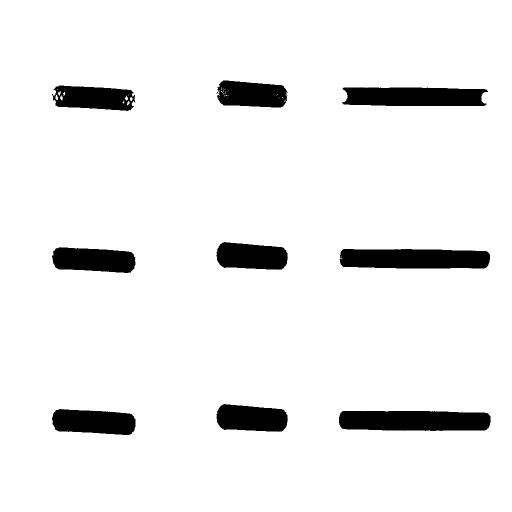
#> input picture data/tif/cdstent_.tif, 1024 x 1024 px (shown at 1/2 size); the run also reads 2 pictures not shown here
$ jupyter execute --allow-errors 'draft_noise_analysis_ copy.ipynb'
#> lines starting #> are read from the running program, lines starting #| are printed output that depends on the picture; long printed decimals are rounded
### noise.py

import numpy as np
from PIL import Image
import skimage.io as sk


def get_tif(path):
#> called with path = 'data/tif/cdstent_.tif'
    return sk.imread(path, plugin="tifffile")*1.
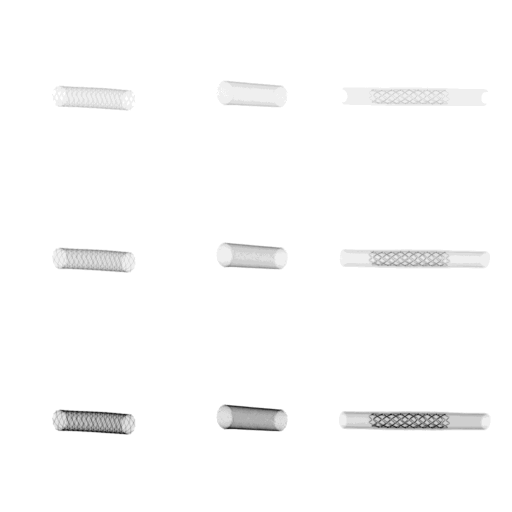
#> returned value: shape (1024, 1024) float64 (shown at 1/2 size); min 2032, max 2048, mean 2047.8; drawn with min black and max white


def noise_gaussin(im, mean=0, std=4):
#> called with mean = 0, std = 4
    return im + np.random.normal(mean, std, size=im.shape)
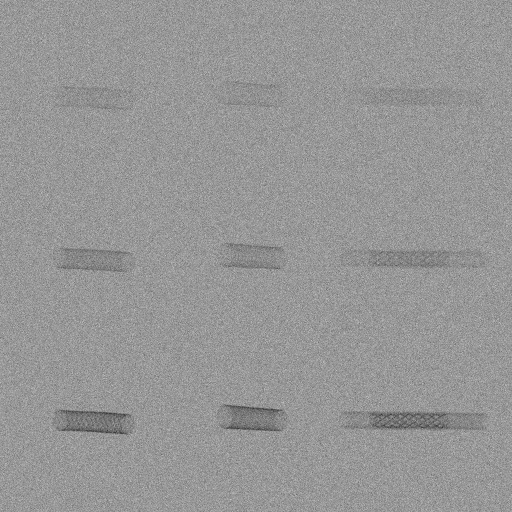
#> returned value: shape (1024, 1024) float64 (shown at 1/2 size); min 2020.1, max 2066.9, mean 2047.8; drawn with min black and max white

### draft_noise_analysis_ copy.ipynb
[cell 1]
import os
import numpy as np
from PIL import Image
from matplotlib import pyplot as plt
import scipy.stats as stats
import copy
import skimage.io as sk
import noise #jean's final work

# Final Results

[cell 2]
arrray_tif = noise.get_tif("data/tif/cdstent_.tif")
noised_arrray_tif = noise.noise_gaussin(arrray_tif)
plt.imshow(noised_arrray_tif, cmap='gray')
plt.colorbar()

# Draft Workspace

[cell 3]
im =  Image.open("data/tif/cdstent_.tif")
im = sk.imread("data/tif/cdstent_.tif", plugin="tifffile")*1.
im.dtype

[cell 4]
plt.imshow(im- np.mean(im), cmap='gray')
plt.colorbar()
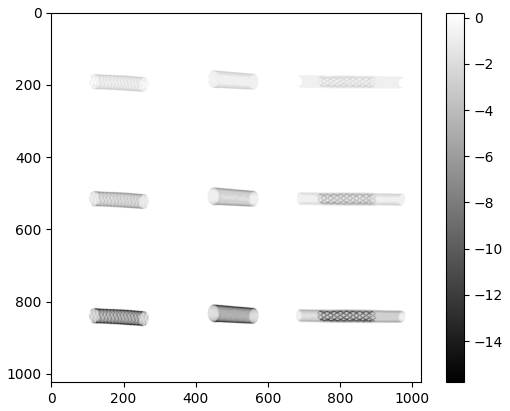
#> figure drawn by matplotlib, 2 panels

[cell 5]
noised = im + np.random.normal(0,4,size= im.shape)
plt.imshow(noised, cmap='gray')
plt.colorbar()
noised.dtype

[cell 6]
plt.hist(noised.reshape(1024**2))
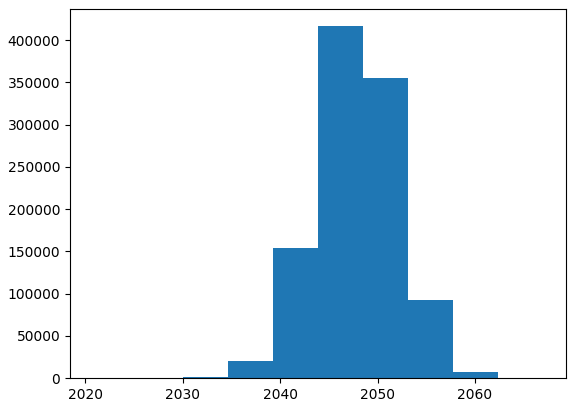
#> figure drawn by matplotlib, 1 panel; tallest bar 416505 high, from x = 2043.9 to 2048.5

[cell 7]
# Convert TIF base to PNG
base_dir_path = "data/dataset/base_tif"
base_dir_files = os.listdir(base_dir_path)
base_dir_files.sort(reverse=True)

save_path = "data/dataset/base_png"

for file in base_dir_files:
    file_path = os.path.join(base_dir_path, file)
    base_img = Image.open(file_path)
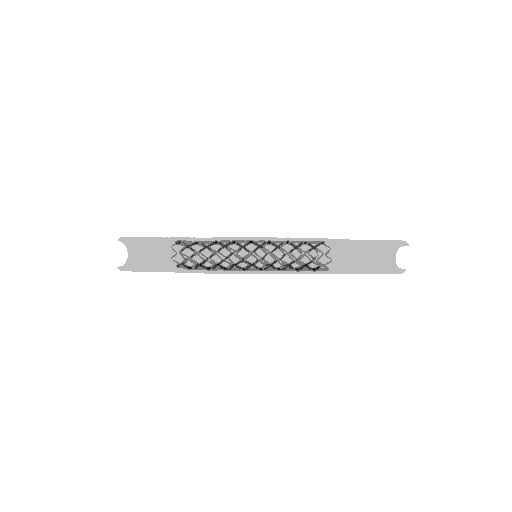
#> input picture data/dataset/base_tif/base3.tif, 512 x 512 px
#> base_img is the input picture: PIL image 512x512 I;16; min 49151, max 65535, mean 65320.1
    base_img.save(os.path.join(save_path, file[:-4] + '.png'))

[cell 8]
base_img_size = (512, 512)
base_dir_path = "data/dataset/base_png"
#> (the rest of this cell did not finish here and is left out)

#> (a cell that did not finish here is left out)

[cell 10]
noised_raw_img = Image.open('data/tif/CDStent_noise4.tif')

[cell 11]
noised_raw_img_a = np.array(noised_raw_img)//256
plt.imshow(noised_raw_img_a,cmap='gray')

[cell 12]
noise1 = 255- noised_raw_img_a[210:450,].reshape((245760))
noise2 = 255- noised_raw_img_a[580:800,].reshape((225280))
noise3 = 255- noised_raw_img_a[900:1000,].reshape((102400))

[cell 13]
print(np.mean(noise1),np.mean(noise2) ,np.mean(noise3))
#| 108.498 108.351 108.518
print(np.std(noise1),np.std(noise2) ,np.std(noise3))
#| 21.846 21.841 21.904

[cell 14]
def plot_hist_normal_dist(y, bins = 30):
#> called with y = array of shape (245760,), bins = 38
    mean = np.mean(y); std = np.std(y);
#> after `mean = np.mean(y)`: mean = 108.5
#> after `std = np.std(y)`: std = 21.85
    print('mean', mean)
#| mean 108.498
    print('std', std)
#| std 21.846
    x = np.linspace(-256,256,500)
    plt.plot(x, stats.norm.pdf(x, mean, std),'k', linewidth=2)
    plt.hist(y,bins, density=True)
plot_hist_normal_dist(noise1,bins= 38)
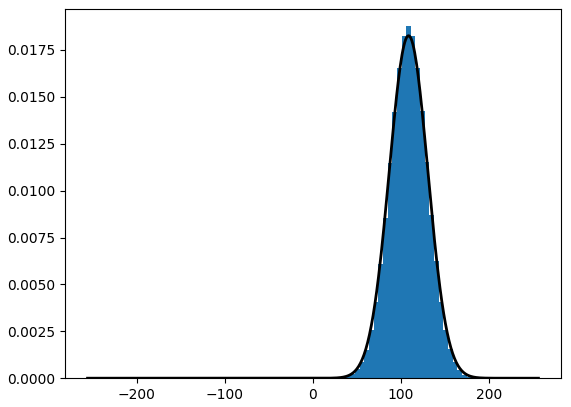
#> figure drawn by matplotlib, 1 panel; tallest bar 0.0188 high, from x = 105.8 to 111.1; curve peaks at x = 108.2, y = 0.0183

[cell 15]
img = Image.open('data/tif/CDStent.tif')
img = np.array(img,dtype = 'int')//256
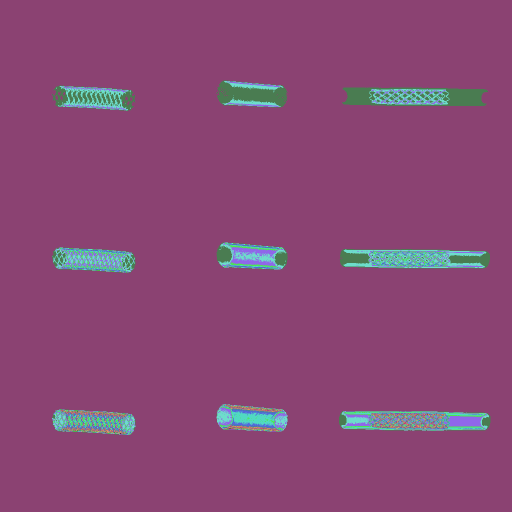
#> img: shape (1024, 1024) int64 (shown at 1/2 size); 17 distinct labels, from 0 to 255; one colour per label, 0 black
img = img.reshape(1048576)
#plt.imshow(img, cmap= 'gray')

noised = Image.open('data/tif/CDStent_noise4.tif')
noised = np.array(noised,dtype = 'int')//256
noised = noised.reshape(1048576)

line = img.reshape(1048576)

idx_stent = []
idx_blanc = []
for i in range(1048576):
    if line[i]<220:
        idx_stent.append(i)
    else:
        idx_blanc.append(i)
#> after the loop, idx_blanc = 1014321 items; idx_stent = 34255 items


noise_blanc = noised[idx_blanc] - img[idx_blanc]
noise_stent = noised[idx_stent] - img[idx_stent]

plot_hist_normal_dist(noise_blanc,bins = 40)
#| mean -107.883
#| std 22.048
plot_hist_normal_dist(noise_stent,bins = 24)
#| mean -53.766
#| std 34.240
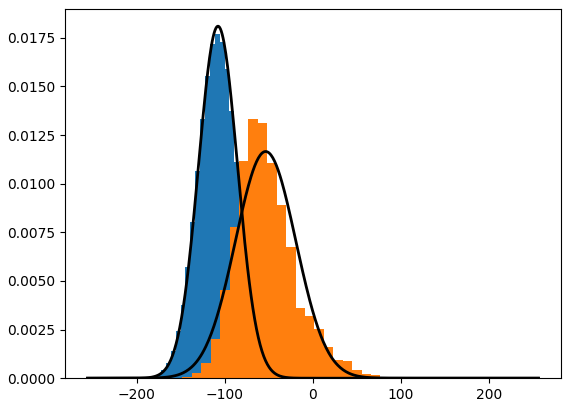
#> figure drawn by matplotlib, 1 panel; tallest bar 0.0177 high, from x = -111.5 to -106; tallest bar 0.0133 high, from x = -73.33 to -62.62; curve peaks at x = -108.2, y = 0.0181; curve peaks at x = -53.87, y = 0.0117

[cell 16]
my_noised = np.zeros(1048576)
my_noised[idx_blanc] = img[idx_blanc] + np.random.normal(-108.43084678533491,21.836189610888702, len(idx_blanc) )
my_noised[idx_stent] = img[idx_stent] + np.random.normal(-74.42485783915515,34.98369209505041, len(idx_stent) )
my_noised= my_noised.reshape((1024,1024))

plt.imshow(my_noised, cmap = 'gray')
plt.colorbar()
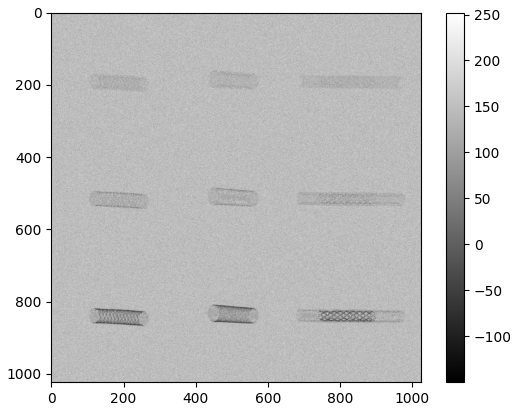
#> figure drawn by matplotlib, 2 panels

[cell 17]
import rawpy
import imageio

path = 'data/raw/CDStent.raw'
#> (the rest of this cell did not finish here and is left out)

#> (a cell that did not finish here is left out)

## Brouillon

[cell 19]
img = img.reshape((1024,1024))
plt.plot(255-my_noised[850,50:300]-107)
plt.plot(255-img[850,50:300]-42)
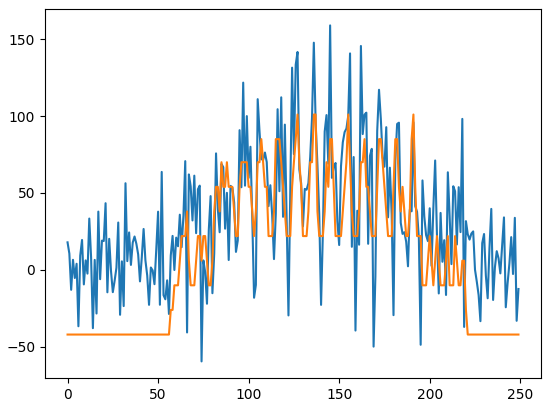
#> figure drawn by matplotlib, 1 panel; curve peaks at x = 145, y = 158.9; curve peaks at x = 127, y = 101

[cell 20]
def noise_X_image(image, mean, std):
    line = image.reshape(512*512)
    noise = np.array(np.random.normal(mean,std,512*512), dtype='int')
    line = line -  noise
    #line = np.clip(line , 0,255)
    """
    x_min, x_max = line.min() , line.max()
    line = (line-x_min)*256/(x_max-x_min)"""
    line = line.reshape((512,512))
    return line #np.array(line, dtype='int')
def noise_X_image_bis(image, mean, std):
    line = image.reshape(512*512)
    idx = [i for i in range(0,512**2) if line[i]<200 ]
    print(len(idx),512**2)

    noise = np.array(np.random.normal(mean,std,512*512), dtype='int')
    line = line -  noise
    line[idx]=clip(line[idx])

    plt.hist(line)
    plt.show()

    line = line.reshape((512,512))
    return line #np.array(line, dtype='int')

#> (a cell that did not finish here is left out)

#> (a cell that did not finish here is left out)

[cell 23]
def set_between(x,inf=0,sup=256):
    x_min, x_max = x.min() , x.max()
    return inf + (x-x_min)*(sup-inf)/(x_max-x_min)
def clip(a,inf=0,sup=256):
    return np.clip(a, inf, sup)

#> (a cell that did not finish here is left out)

[cell 25]
idx = [i for i in range(0,512**2) if line[i]<200 ]
#> idx = 220 values from 167369 to 223480
